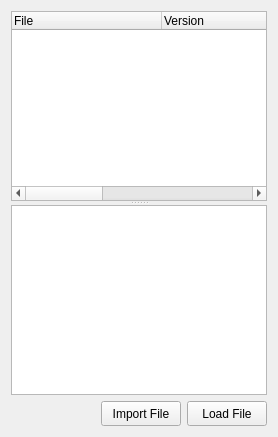
        <widget class="QWidget" name="filesTab">
         <attribute name="title">
          <string>Files</string>
         </attribute>
         <layout class="QHBoxLayout" name="horizontalLayout">
          <item>
           <layout class="QVBoxLayout" name="verticalLayout_2">
            <item>
             <widget class="QSplitter" name="splitter_2">
              <property name="orientation">
               <enum>Qt::Vertical</enum>
              </property>
              <widget class="QTreeWidget" name="fileDetailTree">
               <attribute name="headerCascadingSectionResizes">
                <bool>true</bool>
               </attribute>
               <attribute name="headerDefaultSectionSize">
                <number>150</number>
               </attribute>
               <attribute name="headerMinimumSectionSize">
                <number>60</number>
               </attribute>
               <column>
                <property name="text">
                 <string>File</string>
                </property>
               </column>
               <column>
                <property name="text">
                 <string>Version</string>
                </property>
               </column>
               <column>
                <property name="text">
                 <string>Owner</string>
                </property>
               </column>
               <column>
                <property name="text">
                 <string>Date</string>
                </property>
               </column>
               <column>
                <property name="text">
                 <string>Comments</string>
                </property>
               </column>
              </widget>
              <widget class="QTextEdit" name="fileInfo">
               <property name="sizePolicy">
                <sizepolicy hsizetype="Expanding" vsizetype="Expanding">
                 <horstretch>0</horstretch>
                 <verstretch>0</verstretch>
                </sizepolicy>
               </property>
               <property name="minimumSize">
                <size>
                 <width>0</width>
                 <height>125</height>
                </size>
               </property>
               <property name="maximumSize">
                <size>
                 <width>16777215</width>
                 <height>300</height>
                </size>
               </property>
              </widget>
             </widget>
            </item>
            <item>
             <layout class="QHBoxLayout" name="filesButtonCP">
              <item>
               <spacer name="horizontalSpacer_7">
                <property name="orientation">
                 <enum>Qt::Horizontal</enum>
                </property>
                <property name="sizeHint" stdset="0">
                 <size>
                  <width>40</width>
                  <height>20</height>
                 </size>
                </property>
               </spacer>
              </item>
              <item>
               <widget class="QPushButton" name="importFile">
                <property name="sizePolicy">
                 <sizepolicy hsizetype="Fixed" vsizetype="Fixed">
                  <horstretch>0</horstretch>
                  <verstretch>0</verstretch>
                 </sizepolicy>
                </property>
                <property name="minimumSize">
                 <size>
                  <width>80</width>
                  <height>25</height>
                 </size>
                </property>
                <property name="maximumSize">
                 <size>
                  <width>80</width>
                  <height>25</height>
                 </size>
                </property>
                <property name="text">
                 <string>Import File</string>
                </property>
               </widget>
              </item>
              <item>
               <widget class="QPushButton" name="loadFileButton">
                <property name="sizePolicy">
                 <sizepolicy hsizetype="Fixed" vsizetype="Fixed">
                  <horstretch>0</horstretch>
                  <verstretch>0</verstretch>
                 </sizepolicy>
                </property>
                <property name="minimumSize">
                 <size>
                  <width>80</width>
                  <height>25</height>
                 </size>
                </property>
                <property name="maximumSize">
                 <size>
                  <width>80</width>
                  <height>25</height>
                 </size>
                </property>
                <property name="text">
                 <string>Load File</string>
                </property>
               </widget>
              </item>
             </layout>
            </item>
           </layout>
          </item>
         </layout>
        </widget>
